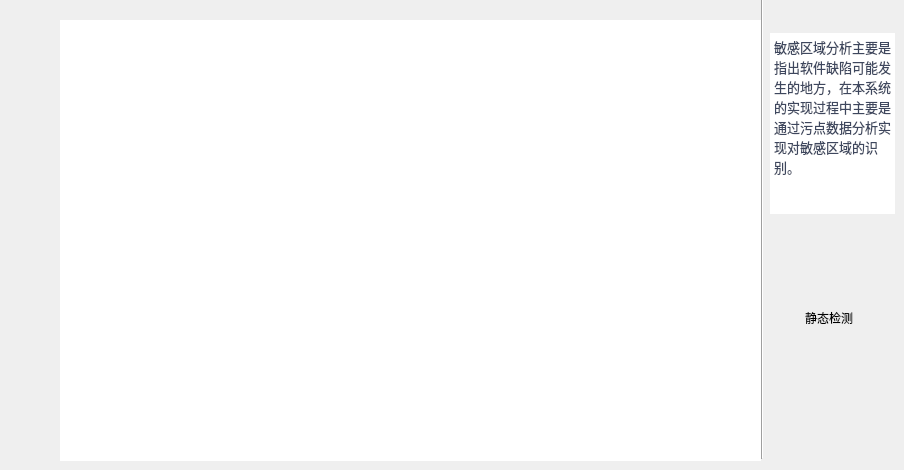
      <widget class="QWidget" name="tab_4">
       <attribute name="title">
        <string>        敏感区域检测        </string>
       </attribute>
       <widget class="Line" name="line_10">
        <property name="geometry">
         <rect>
          <x>752</x>
          <y>-2</y>
          <width>20</width>
          <height>461</height>
         </rect>
        </property>
        <property name="orientation">
         <enum>Qt::Vertical</enum>
        </property>
       </widget>
       <widget class="QLabel" name="label_19">
        <property name="geometry">
         <rect>
          <x>770</x>
          <y>10</y>
          <width>16</width>
          <height>16</height>
         </rect>
        </property>
        <property name="styleSheet">
         <string notr="true">image: url(:/res/image/move.png);</string>
        </property>
        <property name="text">
         <string/>
        </property>
       </widget>
       <widget class="QTextBrowser" name="textBrowser_2">
        <property name="geometry">
         <rect>
          <x>770</x>
          <y>33</y>
          <width>125</width>
          <height>181</height>
         </rect>
        </property>
        <property name="styleSheet">
         <string notr="true">color:rgb(62, 71, 94);
font: 10pt &quot;文泉驿正黑&quot;;</string>
        </property>
        <property name="frameShape">
         <enum>QFrame::NoFrame</enum>
        </property>
        <property name="html">
         <string>&lt;!DOCTYPE HTML PUBLIC &quot;-//W3C//DTD HTML 4.0//EN&quot; &quot;http://www.w3.org/TR/REC-html40/strict.dtd&quot;&gt;
&lt;html&gt;&lt;head&gt;&lt;meta name=&quot;qrichtext&quot; content=&quot;1&quot; /&gt;&lt;style type=&quot;text/css&quot;&gt;
p, li { white-space: pre-wrap; }
&lt;/style&gt;&lt;/head&gt;&lt;body style=&quot; font-family:'文泉驿正黑'; font-size:10pt; font-weight:400; font-style:normal;&quot;&gt;
&lt;p style=&quot; margin-top:0px; margin-bottom:0px; margin-left:0px; margin-right:0px; -qt-block-indent:0; text-indent:0px; -qt-user-state:131073;&quot;&gt;敏感区域分析主要是指出软件缺陷可能发生的地方，在本系统的实现过程中主要是通过污点数据分析实现对敏感区域的识别。&lt;/p&gt;&lt;/body&gt;&lt;/html&gt;</string>
        </property>
       </widget>
       <widget class="QLabel" name="label_25">
        <property name="geometry">
         <rect>
          <x>795</x>
          <y>219</y>
          <width>71</width>
          <height>91</height>
         </rect>
        </property>
        <property name="styleSheet">
         <string notr="true">image: url(:/res/image/config.png);</string>
        </property>
        <property name="text">
         <string/>
        </property>
       </widget>
       <widget class="QLabel" name="label_26">
        <property name="geometry">
         <rect>
          <x>805</x>
          <y>310</y>
          <width>59</width>
          <height>15</height>
         </rect>
        </property>
        <property name="text">
         <string>静态检测</string>
        </property>
       </widget>
       <widget class="QTableWidget" name="tableWidget_2">
        <property name="geometry">
         <rect>
          <x>60</x>
          <y>20</y>
          <width>701</width>
          <height>441</height>
         </rect>
        </property>
        <property name="frameShape">
         <enum>QFrame::NoFrame</enum>
        </property>
        <property name="rowCount">
         <number>0</number>
        </property>
        <property name="columnCount">
         <number>0</number>
        </property>
        <attribute name="horizontalHeaderVisible">
         <bool>false</bool>
        </attribute>
        <attribute name="verticalHeaderVisible">
         <bool>false</bool>
        </attribute>
       </widget>
      </widget>
